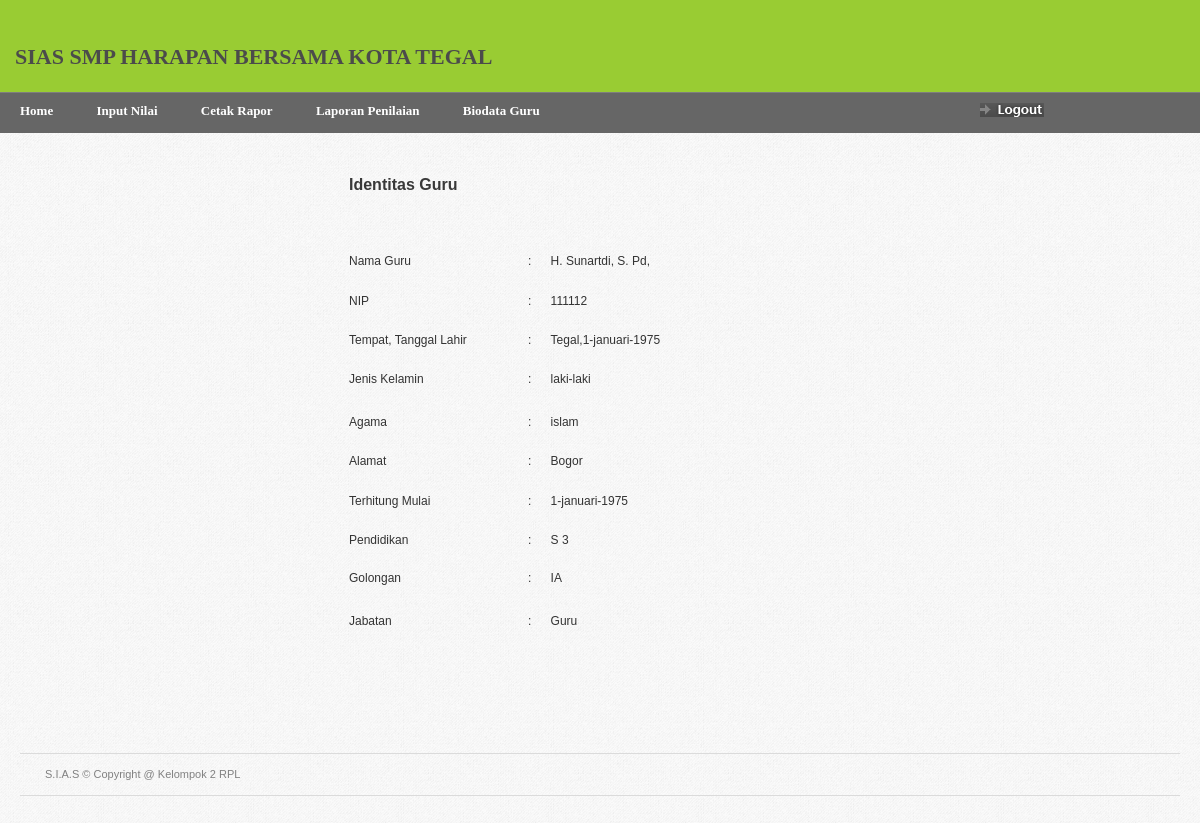
The page /home.php?page=profile_guru (signed in) on the database its author committed.
### tables this page shows
CREATE TABLE IF NOT EXISTS `data_guru` (
  `id_guru` int(3) NOT NULL auto_increment,
  `nama_guru` varchar(20) NOT NULL,
  `nip` varchar(12) NOT NULL,
  `kota` varchar(30) NOT NULL,
  `tgl` int(2) NOT NULL,
  `bln` varchar(15) NOT NULL,
  `thn` int(4) NOT NULL,
  `kelamin` enum('laki-laki','perempuan') NOT NULL,
  `agama` varchar(20) NOT NULL,
  `alamat_guru` text NOT NULL,
  `tm_tanggal` int(2) NOT NULL,
  `tm_bulan` varchar(15) NOT NULL,
  `tm_tahun` int(4) NOT NULL,
  `pendidikan` varchar(30) NOT NULL,
  `golongan` varchar(30) NOT NULL,
  `jabatan` varchar(30) NOT NULL,
  `gambar` varchar(40) NOT NULL,
  `username` varchar(20) NOT NULL,
  `password` varchar(100) NOT NULL,
  PRIMARY KEY  (`id_guru`)
);

### profile_guru.php (the view)
<form name="formdataguru" id="formdataguru"><center></p>
 <table width="502" height="475" border="0">
 <?php
 $id_guru=$_SESSION['id_guru'];
  $rw=mysql_query("Select * from data_guru where id_guru='$id_guru' order by id_guru asc");
  while($s=mysql_fetch_array($rw))
  {
  ?>
    <tr>
      <td height="27" colspan="3"><h2>Identitas Guru</h2></td>
      </tr>
    <tr>
      <td height="21">&nbsp;</td>
      <td>&nbsp;</td>
      <td>&nbsp;</td>
    </tr>
    <tr>
      <td width="174" height="27">Nama Guru </td>
      <td width="22">:</td>
      <td width="292"><?php echo $s['nama_guru']; ?></td>
    </tr>
    <tr>
      <td height="30">NIP</td>
      <td>:</td>
      <td><?php echo $s['nip']; ?></td>
    </tr>
    <tr>
      <td height="24">Tempat, Tanggal Lahir</td>
      <td>:</td>
      <td><?php echo $s['kota'],',',$s['tgl'],'-',$s['bln'],'-',$s['thn']; ?></td>
    </tr>
    <tr>
      <td height="30">Jenis Kelamin</td>
      <td>:</td>
      <td><?php echo $s['kelamin']; ?></td>
    </tr>
	<tr>
      <td height="30">Agama</td>
      <td>:</td>
      <td><?php echo $s['agama']; ?></td>
    </tr>
    <tr>
      <td height="25">Alamat</td>
      <td>:</td>
      <td><?php echo $s['alamat_guru']; ?></td>
    </tr>
    <tr>
      <td height="30">Terhitung Mulai</td>
      <td>:</td>
      <td><?php echo $s['tm_tanggal'],'-',$s['tm_bulan'],'-',$s['tm_tahun']; ?></td>
    </tr>
    <tr>
      <td height="24">Pendidikan</td>
      <td>:</td>
      <td><?php echo $s['pendidikan']; ?></td>
    </tr>
    <tr>
      <td height="30">Golongan</td>
      <td>:</td>
      <td><?php echo $s['golongan']; ?></td>
    </tr>
    <tr>
      <td height="30">Jabatan </td>
      <td>:</td>
      <td><?php echo $s['jabatan']; ?></td>
    </tr>
	<?php
  }
  ?>
  </table>
  </center>
</form>

### css/screen.css (style rules this page uses)
* { margin: 0; padding: 0; }
html, body { height: 100%; }
body { background: url(../images/gray_jean.png); color: #393939; font-family: Arial; font-size: 0px; line-height: 0; }
h2 { color: #393939; font-size: 16px; font-weight: bold; line-height: 20px; margin-bottom: 10px; }
table { border-collapse: collapse; }
form { margin: 0; padding: 0; }

### rows shown on the page
data_guru: nama_guru "H. Sunartdi, S. Pd,", nip "111112", kota "Tegal", tgl "1", bln "januari", thn "1975", kelamin "laki-laki", agama "islam", alamat_guru "Bogor", tm_tanggal "1", tm_bulan "januari", tm_tahun "1975", pendidikan "S 3", golongan "IA", jabatan "Guru"
